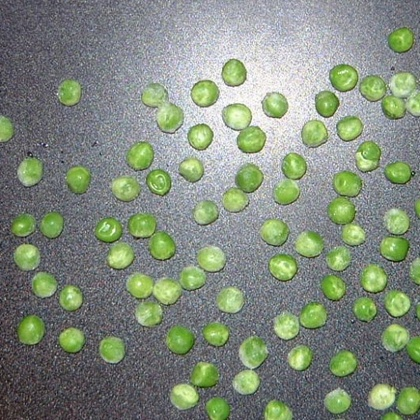
%> input picture Y3_ImageProc/Lab_2/croppedpeasondesk.jpg, 420 x 420 px, shrunk from 512 x 512 before the run
$ octave Lab2_cropped_peas.m   (GNU Octave 9; MATLAB toolbox functions it lacks are replaced by stand-ins)
%> lines starting %> are read from the running program, lines starting %| are printed output that depends on the picture; in (x1, y1, x2, y2) boxes, pixels count from 0 and x2, y2 are one past the last pixel; in counts of white or black regions, pixels touching at a corner belong together; the program's own positions count from 1
### Y3_ImageProc/Lab_2/sep_objs.m
% Returns binary image where obj in im are separated by G and B channels

function X_sep = sep_objs(G_sep, B_sep)
    X_sep = zeros(size(G_sep));    % initializing empty

    for i=1:numel(G_sep)
        X_sep(i) = G_sep(i) && B_sep(i);
    end


end

### Y3_ImageProc/Lab_2/show_objs.m
% Quick plotting function for bounding boxes
function x = show_objs(X_bw, Regions)

    centroids = cat(1, Regions.Centroid);
    boxes = cat(1, Regions.BoundingBox);
    areas = cat(1, Regions.Area);

    % 1.a) How many objects
    num_obj = size(centroids, 1);

    figure;
    imshow(X_bw);
    hold on
    plot(centroids(:,1),centroids(:,2),'b*');
    for i=1:size(boxes,1)
        gradient_r = i/size(boxes,1);
        gradient_b = 1 - gradient_r;
        h = rectangle('Position',[boxes(i,1),boxes(i,2),boxes(i,3),boxes(i,4)],'EdgeColor','r','LineWidth',2);
        set(h,'EdgeColor', [gradient_r 0 gradient_b]);
        x = centroids(i,1); y=centroids(i,2);
        h = text(x,y, num2str(i));

    end
    title(['Num of objs: ', num2str(num_obj)]);
    hold off

end

### Y3_ImageProc/Lab_2/split_patch_objs.m
% In regions with multiple fat objects touching, we tryna split them into singles

function Regions_split = split_patch_objs(X, Regions)
    m_area = mean([Regions.Area]);
    std_area = std([Regions.Area]);
    % Chuck out all the bois that are too smol
    Regions_big = Regions([Regions.Area] > (m_area - 1.2*std_area));
    % Chuck those that are too big (mult pea areas)
    Regions_medium = Regions_big([Regions_big.Area] < (m_area + std_area));
    mean_single_obj_area = mean([Regions_medium.Area]);

    Regions_too_big = Regions_big([Regions_big.Area] > (m_area + std_area));


    Regions_split = Regions(1);   % Initialize return
    patches = cat(1,Regions_too_big.BoundingBox);

    for i = size(patches,1)
        Regions_patch = Regions(1);  % initialize regions in current patch
        Regions_split(i) = Regions_patch;
        % Get coordinates to crop X at
        low_x = patches(i,1); low_y=patches(i,2); width=patches(i,3); height=patches(i,4); % [lowerx lowery width height]
        crop_X = X(((X>low_x) & (X< (low_x+width))), ((X>low_y) & (X<(low_y+height))), :,:,:);

        imshow(crop_X)
        % Get areas of peas in patch
        areas = cat(1,Regions_too_big.Area);

        restr_threshold = [0.28 0.58];

        % Prep color channels for separating peas
        R=double(crop_X(:,:,1)); G=double(crop_X(:,:,2)); B = double(crop_X(:,:,3));
        sumRGB = R+G+B;
        % Normalized color channels
        y = rescale(G./sumRGB);
        z = rescale(B./sumRGB);
        % Change threshold until the patch has believable obj counts
        while((2*mean(areas)) < mean_single_obj_area)
            % Binary color channels
            G_sep = y>restr_threshold(1);     % 1 for peas, 0 for none Aesthetic at y>0.26 and z<0.58
            B_sep = z<restr_threshold(2);     % -->Lower threshold for less peas

            restr_threshold = [(restr_threshold + 0.01) (restr_threshold - 0.01)];
            X_sep = sep_objs(G_sep, B_sep);

            Regions_patch = regionprops(bwlabel(X_sep));

            areas = cat(1, Regions_patch);

        end

        whos Regions_patch
        whos Regions_split
%         Regions_split = Regions_split;

    end


end

### Y3_ImageProc/Lab_2/Lab2_cropped_peas.m

clear all;
close all;

[X,map]=imread('croppedpeasondesk.jpg');
%> X is the input picture: size 420x420x3 uint8; mean R, G, B 130.1, 140.2, 125.4
%> map = []

figure; image(X);

G = rgb2gray(X);

figure; imagesc(G); colormap(gray(256)); % imagesc is like
%image , but scales the values in X to
%the range of the colourmap;


G = double(G);   % hist needs a double type to work
%> G: size 420x420 double
g = G(:); % G(:) converts the 2D matrix into a 1D array; also could use reshape command

figure;
% histogram(g); % Note the number of bins, which is 10;
histogram(g,100); % Note the histogram now; what is the difference
%> figure, not shown here; tallest bar 4327 high, from x = 124.9 to 127.3

T = 150;
gbin = (G > T); % For whatever threshold T you decide on
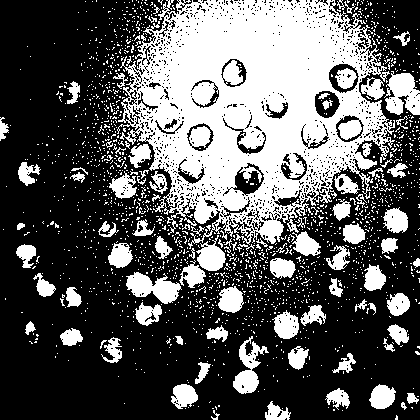
%> gbin: size 420x420 logical; 35.7% white; 1796 white regions (1703 under 20 px), largest, box (x1, y1, x2, y2) and area: (117, 0, 395, 249) 40327, (384, 71, 420, 115) 1072, (126, 272, 182, 304) 998
figure;
imagesc(gbin);

% [7 lines of commented-out code are left out]
%%%%%%%%%%%%%%%%%% CODE RECYCLED FROM LAB 1
% Color coordinates
R=double(X(:,:,1)); G=double(X(:,:,2)); B = double(X(:,:,3));
sumRGB = R+G+B;
x = rescale(R./sumRGB);
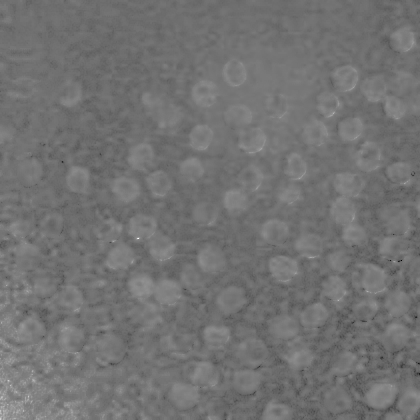
%> x: size 420x420 double; min 0, max 1, mean 0.449
y = rescale(G./sumRGB);
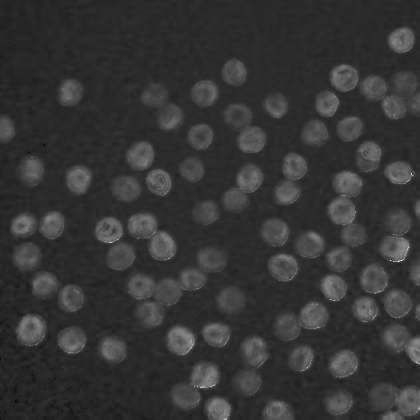
%> y: size 420x420 double; min 0, max 1, mean 0.21
z = rescale(B./sumRGB);
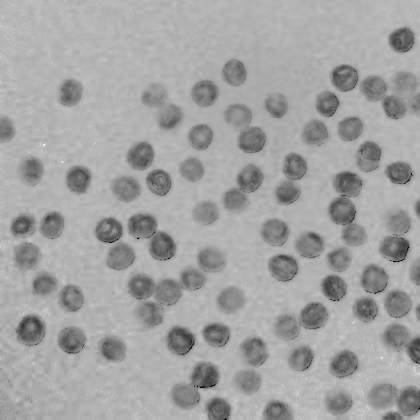
%> z: size 420x420 double; min 0, max 1, mean 0.642
%%%%%%%%%%%%%%%%%%


% Thresholding in color domain: peas 1, bg 0

% histogram(x(:), 100);
% histogram(y(:), 100);
% histogram(z(:), 100);

G_sep = y>0.28;     % Aesthetic at y>0.26 and z<0.58
%> G_sep: size 420x420 logical; 18.8% white; 137 white regions (61 under 20 px), largest, box (x1, y1, x2, y2) and area: (328, 171, 364, 243) 1395, (128, 269, 205, 306) 1269, (128, 214, 176, 261) 1157
B_sep = z<0.58;     % -->Lower threshold for less peas
%> B_sep: size 420x420 logical; 23% white; 96 white regions (28 under 20 px), largest, box (x1, y1, x2, y2) and area: (128, 269, 206, 328) 2076, (328, 171, 366, 246) 1654, (128, 214, 176, 261) 1246

X_sep = sep_objs(G_sep, B_sep);
%> after the loop in sep_objs, `for i=1:numel(G_sep)`: X_sep: size 420x420 double; values 0 (black) and 1 (white), 18.7% white; 136 white regions (60 under 20 px)


figure; imagesc(X_sep); colorbar;


%%%%%%%%%%%%%%%%%%%%%%%%%%%%%%%%%%%%
%% Task 2
close all;

X_bw = bwlabel(X_sep);
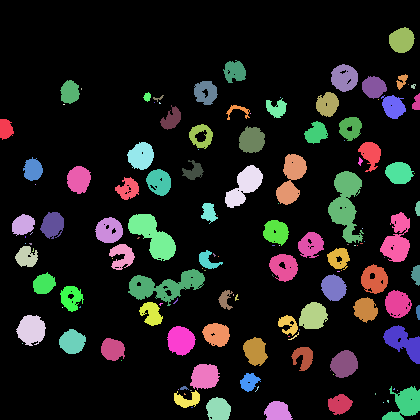
%> X_bw: size 420x420 double; 137 distinct labels, from 0 to 136; one colour per label, 0 black
figure; imagesc(X_bw); colorbar;

Regions = regionprops(X_bw);
%> Regions = 136 regions; largest, box (x1, y1, x2, y2), Area and Centroid: (328, 171, 364, 243) 1394 [346.6 204.8], (128, 269, 205, 306) 1267 [166 286.5], (128, 214, 176, 261) 1154 [153.6 236.8], (380, 212, 410, 262) 893 [397.8 240.3], (276, 154, 307, 205) 887 [291.9 179.5]
centroids = cat(1, Regions.Centroid);
%> centroids = 136 rows, first 12: [6.38 129.6; 23.65 225.4; 27.04 257.7; 31.94 330.5; 23 344; 33.52 170.3; 26 237.5; 26 244; 31.2 244.4; 32 234; 33.8 250.8; 44.58 284.4]
boxes = cat(1, Regions.BoundingBox);
%> boxes = 136 rows, first 8: [0.5 119.5 14 21; 12.5 214.5 23 22; 15.5 246.5 23 21; 16.5 315.5 30 31; 22.5 343.5 1 1; 23.5 157.5 20 24; 25.5 236.5 1 2; 25.5 243.5 1 1]
areas = cat(1, Regions.Area);
%> areas = 136 values, max 1394 at index 95, min 1 at index 5, mean 242.7


show_objs(X_bw, Regions);
%> in show_objs, `num_obj = size(centroids, 1);`: num_obj = 136
%> the loop in show_objs, `for i=1:size(boxes,1)` made 136 passes
%> (gradient_r, gradient_b, x, y) on passes 1 to 12: (0.00735, 0.993, 6.38, 129.6), (0.0147, 0.985, 23.65, 225.4), (0.0221, 0.978, 27.04, 257.7), (0.0294, 0.971, 31.94, 330.5), (0.0368, 0.963, 23, 344), (0.0441, 0.956, 33.52, 170.3), (0.0515, 0.949, 26, 237.5), (0.0588, 0.941, 26, 244), (0.0662, 0.934, 31.2, 244.4), (0.0735, 0.926, 32, 234), (0.0809, 0.919, 33.8, 250.8), (0.0882, 0.912, 44.58, 284.4)
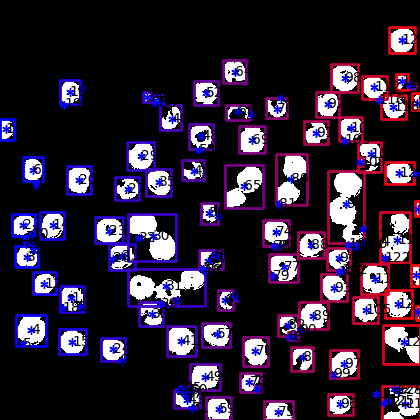
%> figure redrawn from the program's plot data; its title reads 'Num of objs: 136'


% 1.b) Mean value area
m_area = mean(areas);
%> m_area = 242.7
% 1.c) Estimated std of area
std_area = std(areas);
%> std_area = 288.4


% 1.d) Throw out more peas with area thresholding
Regions_corrected = split_patch_objs(X, Regions);
%> in split_patch_objs, `m_area = mean([Regions.Area]);`: m_area = 242.7
%> in split_patch_objs, `std_area = std([Regions.Area]);`: std_area = 288.4
%> in split_patch_objs, `Regions_big = Regions([Regions.Area] > (m_area - 1.2*std_area));`: Regions_big has the same summary as Regions outside split_patch_objs
%> in split_patch_objs, `Regions_medium = Regions_big([Regions_big.Area] < (m_area + std_area));`: Regions_medium = 116 regions; largest, box (x1, y1, x2, y2), Area and Centroid: (67, 166, 91, 194) 511 [79.4 180.1], (321, 274, 347, 301) 511 [334.3 288.3], (243, 337, 268, 366) 506 [256 351.9], (389, 27, 415, 53) 505 [402.3 40.8], (59, 329, 86, 354) 493 [72.8 342.4]
%> in split_patch_objs, `mean_single_obj_area = mean([Regions_medium.Area]);`: mean_single_obj_area = 156.6
%> in split_patch_objs, `Regions_too_big = Regions_big([Regions_big.Area] > (m_area + std_area));`: Regions_too_big = 20 regions; largest, box (x1, y1, x2, y2), Area and Centroid: (328, 171, 364, 243) 1394 [346.6 204.8], (128, 269, 205, 306) 1267 [166 286.5], (128, 214, 176, 261) 1154 [153.6 236.8], (380, 212, 410, 262) 893 [397.8 240.3], (276, 154, 307, 205) 887 [291.9 179.5]
%> in split_patch_objs, `Regions_split = Regions(1);`: Regions_split = 1 region; box (x1, y1, x2, y2), Area and Centroid: (0, 119, 14, 140) 225 [6.4 129.6]
%> in split_patch_objs, `patches = cat(1,Regions_too_big.BoundingBox);`: patches = 20 rows, first 8: [16.5 315.5 30 31; 95.5 217.5 28 26; 127.5 142.5 27 28; 128.5 214.5 48 47; 128.5 269.5 77 37; 167.5 326.5 29 30; 190.5 364.5 30 26; 225.5 165.5 38 43]
%> the loop in split_patch_objs, `for i = size(patches,1)` made 1 pass
%> (i, low_x, low_y, width, height) on pass 1: (20, 385.5, 290.5, 27, 28)
%> after the loop in split_patch_objs, `for i = size(patches,1)`: Regions_split = 20 items
%> Regions_corrected = 20 items

show_objs(X_bw, Regions_corrected);
%> the loop in show_objs (call 2), `for i=1:size(boxes,1)` made 2 passes
%> (gradient_r, gradient_b, x, y) on passes 1 to 2: (0.5, 0.5, 6.38, 129.6), (1, 0, 6.38, 129.6)
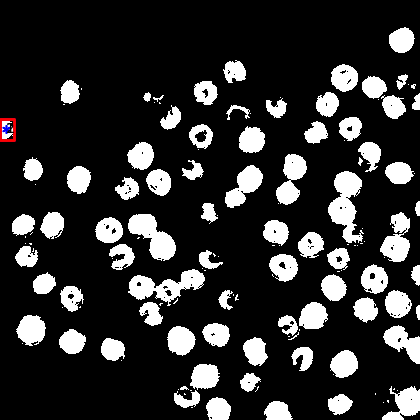
%> figure redrawn from the program's plot data; its title reads 'Num of objs: 2'


%%%%%%%%%%%%%%%%%%%%%%%%%
%% Task 3
% Average pea

ValidPeaIndices = [Regions.Area] > (m_area - std_area);
%> ValidPeaIndices = 136 logical values, 136 true


X_fft = fftshift(fft(X));
